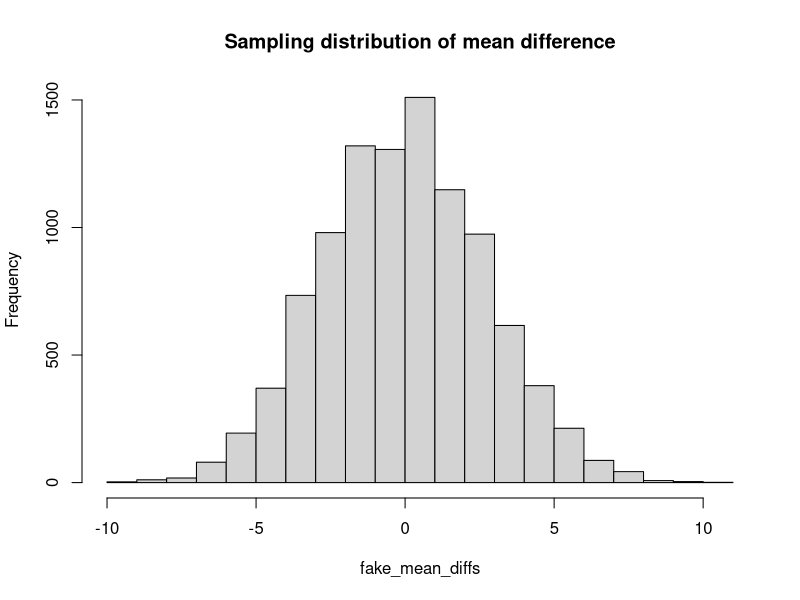

Reproduce this figure in R.
## ---- chunk 1
a <- 1
## ---- chunk 2
a
## ---- chunk 3
# This is a comment line.
# So is this.
# R ignores lines like these.  They contain stuff for humams to read.
## ---- chunk 4
mosquitoes_beer <- read.csv('mosquito_beer.csv')
## ---- chunk 5
# Show the contents of the mosquitoes_beer variable.
mosquitoes_beer
## ---- chunk 6
# Select the table rows corresponding to tests after subjects had drunk beer or water
# These are the rows where the "test" column has the value 'after'.
after_table <- subset(mosquitoes_beer, mosquitoes_beer$test == 'after')
## ---- chunk 7
# Show the result
after_table
## ---- chunk 8
beer_table <- subset(after_table, after_table$group == 'beer')
water_table <- subset(after_table, after_table$group == 'water')
# Show the beer_table
beer_table
## ---- chunk 9
beer_active <- beer_table$activated
# Show the numbers for the beer group
beer_active
## ---- chunk 10
n_beer <- length(beer_active)
n_beer
## ---- chunk 11
# The number of mosquitoes attracted to each water drinker
water_active <- water_table$activated
# Show the values
water_active
## ---- chunk 12
n_water <- length(water_active)
n_water
## ---- chunk 13
# Mean number of mosquitoes per beer drinker
beer_mean = mean(beer_active)
beer_mean
## ---- chunk 14
# Mean number of mosquitoes per water drinker
water_mean = mean(water_active)
water_mean
## ---- chunk 15
observed_mean_diff = beer_mean - water_mean
observed_mean_diff
## ---- chunk 16
# We put all counts into one group by concatenating the two lists, with "c"
pooled = c(beer_active, water_active)
pooled
## ---- chunk 17
# We expect the pooled group to have 25 + 18 = 43 members
length(pooled)
## ---- chunk 18
# We shuffle the counts, so they are now a random mix of beer and water
shuffled = sample(pooled)
shuffled
## ---- chunk 19
# First remind ourselves of the values in "beer_active"
beer_active
## ---- chunk 20
# Return the first 5 values from "beer_active"
head(beer_active, 5)
## ---- chunk 21
# The first 25 values
fake_beer = head(shuffled, 25)
fake_beer
## ---- chunk 22
# The last 18 values
fake_water = tail(shuffled, 18)
fake_water
## ---- chunk 23
fake_mean_diff = mean(fake_beer) - mean(fake_water)
fake_mean_diff
## ---- chunk 24
shuffled = sample(pooled)
fake_beer = head(shuffled, 25)
fake_water = tail(shuffled, 18)
second_fake_mean_diff = mean(fake_beer) - mean(fake_water)
second_fake_mean_diff
## ---- chunk 25
# Make a sequence (vector) of 10000 zeros to store our fake differences
fake_mean_diffs = numeric(10000)
# Repeat 10000 times
for (i in 1:10000) {
  # Repeat the same operations as we did above
  shuffled = sample(pooled)
  fake_beer = head(shuffled, 25)
  fake_water = tail(shuffled, 18)
  fake_mean_diff = mean(fake_beer) - mean(fake_water)
  # Store the fake difference in our list 
  fake_mean_diffs[i] = fake_mean_diff
}
## ---- chunk 26
hist(fake_mean_diffs, main='Sampling distribution of mean difference')
## ---- chunk 27
# The first value
first_diff = fake_mean_diffs[1]
first_diff
## ---- chunk 28
first_diff >= 4.4
## ---- chunk 29
first_four_diffs <- fake_mean_diffs[1:4]
first_four_diffs
## ---- chunk 30
first_four_diffs >= 4.4
## ---- chunk 31
TRUE + TRUE
## ---- chunk 32
TRUE + FALSE
## ---- chunk 33
sum(c(TRUE, FALSE, TRUE))
## ---- chunk 34
count = sum(fake_mean_diffs >= observed_mean_diff)
count
## ---- chunk 35
p = count / 10000
p
## ---- chunk 36
sd_of_samp_dist = sd(fake_mean_diffs)
sd_of_samp_dist
## ---- chunk 37
observed_mean_diff / sd_of_samp_dist
## ---- chunk 38
t.test(beer_active, water_active)
